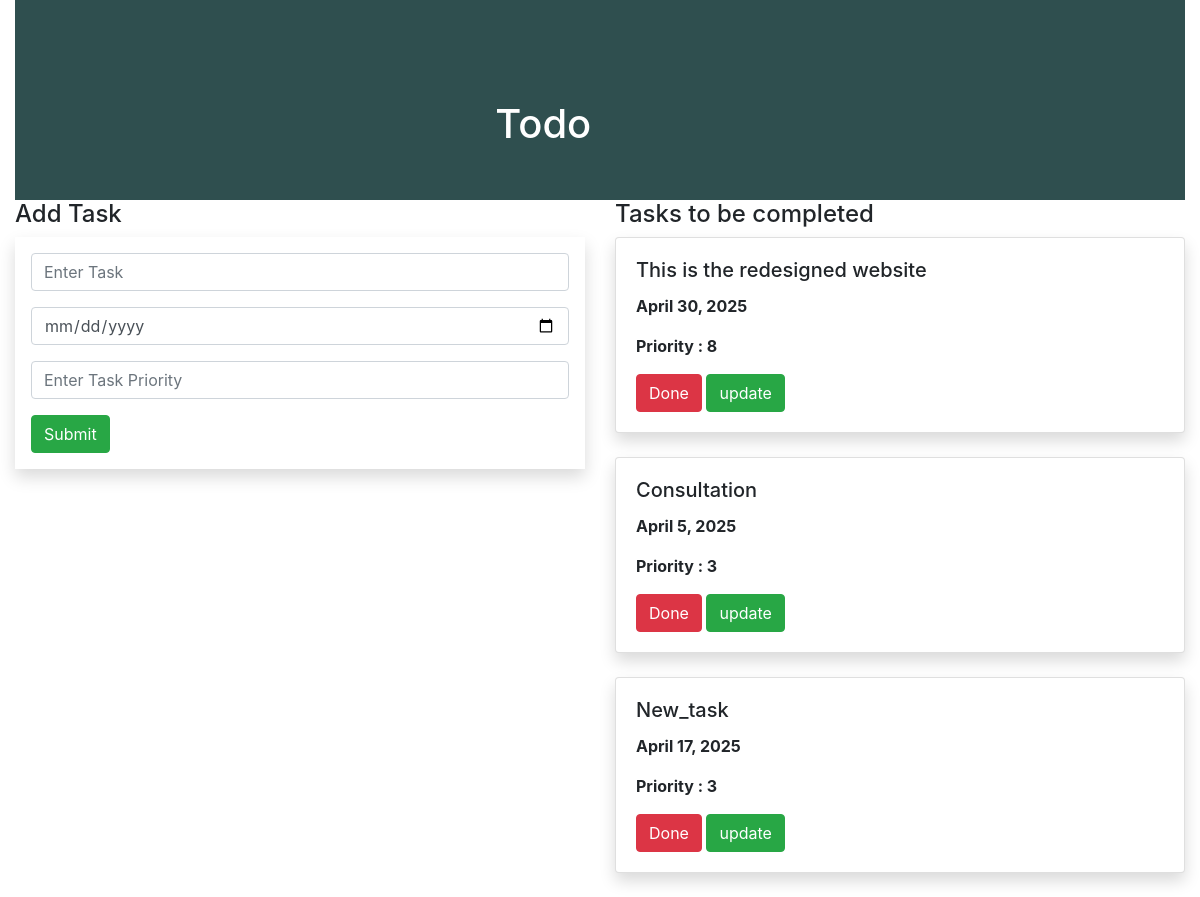
Before: / with the older database file.
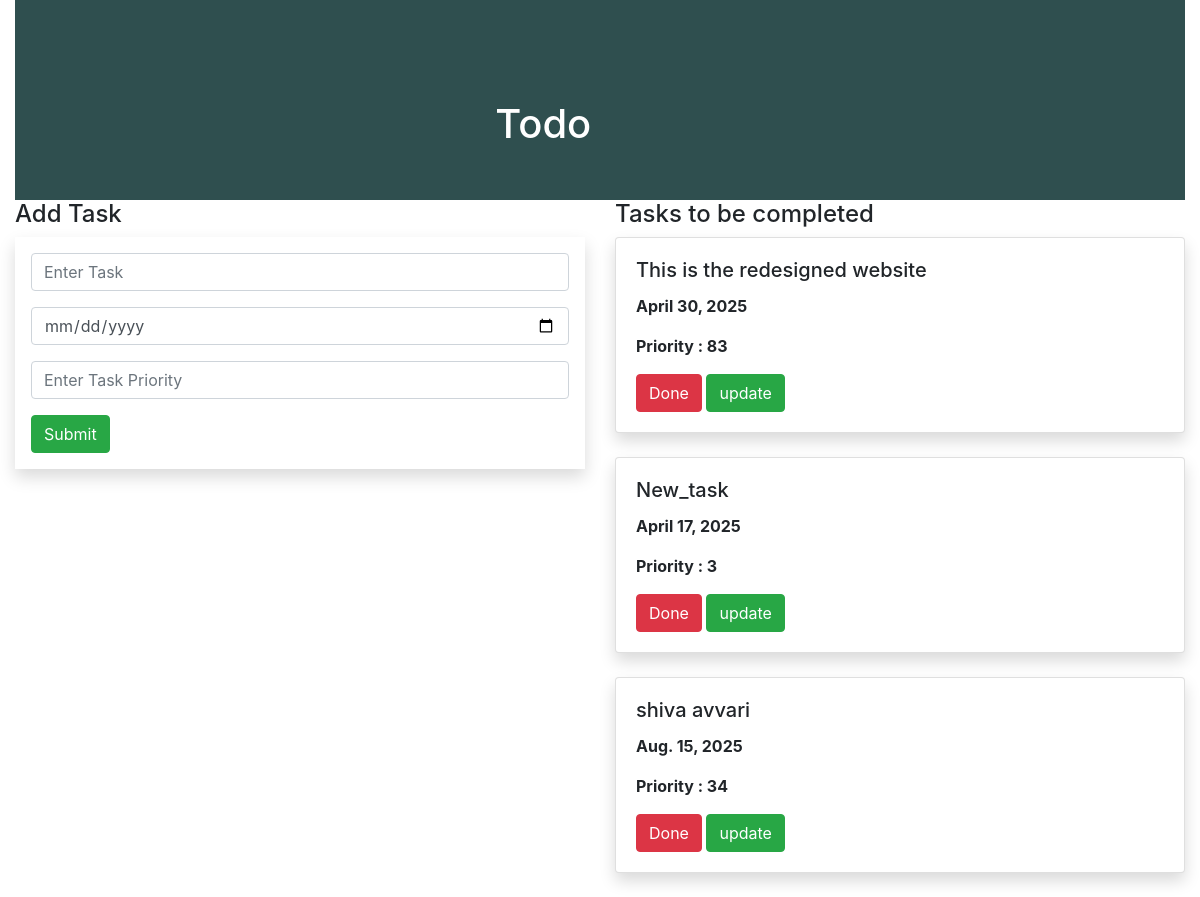
After: the same page with the newer database file.
### myapp/models.py (models this page shows, shortened)
class Task(models.Model):
    name = models.CharField(max_length=100)
    priority = models.IntegerField()
    date = models.DateField(default=datetime.date.today())

### myapp/views.py (the view, shortened to what this page needs)
# urls.py: path('',views.index,name="index"),
def index(request):
    task_list = Task.objects.all()
    return render(request,'myapp/index.html',{'task_list':task_list})

### myapp/templates/myapp/index.html (shortened to what this page needs)
{% extends 'myapp/base.html' %}
{% block body %}
<div class="container-fluid">
    <div class="row">
        <div class="col-md-12">
            <div class="banner">
                <div class="banner-text">
                    <h1> Todo </h1>
                </div>
            </div>
        </div>
    </div>
    <div class="row">
       <div class="col-md-6">
          <h4>Add Task</h4>
            <form class='p-3 shadow' method="post">
                <div class="form-group">
                        <input type="text" class='form-control' name="name" id="name" placeholder="Enter Task">
                    </div>
                    <div class="form-group">
                        <input type="date" class='form-control' name="date" id="date" >
                    </div>
                    <div class="form-group">
                        <input type="text" class='form-control' name="priority" id="priority" placeholder="Enter Task Priority">
                    </div>
                <input class='btn btn-success' type="submit">
            </form>
        </div>
    <div class="col-md-6">
            <h4>Tasks to be completed</h4>
            {% for task in task_list %}
            <div class="shadow card">
                <div class="card-body">
                    <h5 class="card-title">{{task.name}}</h5>
                    <p><b>{{task.date}} </b></p>
                    <p><b>Priority : {{task.priority}}</b></p>
                    <a class="btn btn-danger" href="{% url 'delete' task.id %}">Done</a>
                    <a class="btn btn-success" href="{% url 'update' task.id %}">update</a>
                </div>
            </div>
            <br>
            {% endfor %}
        </div>
    </div>
</div>
{% endblock  %}

### myapp/templates/myapp/base.html (shortened to what this page needs)
{% load static %}
<!DOCTYPE html>
<html lang="en">
<head>
   <link rel="stylesheet" href="https://cdn.jsdelivr.net/npm/bootstrap@4.6.2/dist/css/bootstrap.min.css">
   <link rel="stylesheet" href="{%  static 'myapp/style.css' %}">
</head>
<body>
   {% block body %}
   {% endblock  %}
</body>
</html>

### myapp/static/myapp/style.css (style rules this page uses)
.banner { background-color: darkslategray; width: 100%; height: 200px; }
.banner-text { top:50%; bottom:50%; position: absolute; transform: translate(500%,50%); color: white; }

Changed rows visible on the page:
removed Task: name "Consultation", date "April 5, 2025", priority "3"
changed Task "This is the redesigned website": priority "8" → "83"
added Task: name "shiva avvari", date "Aug. 15, 2025", priority "34"
